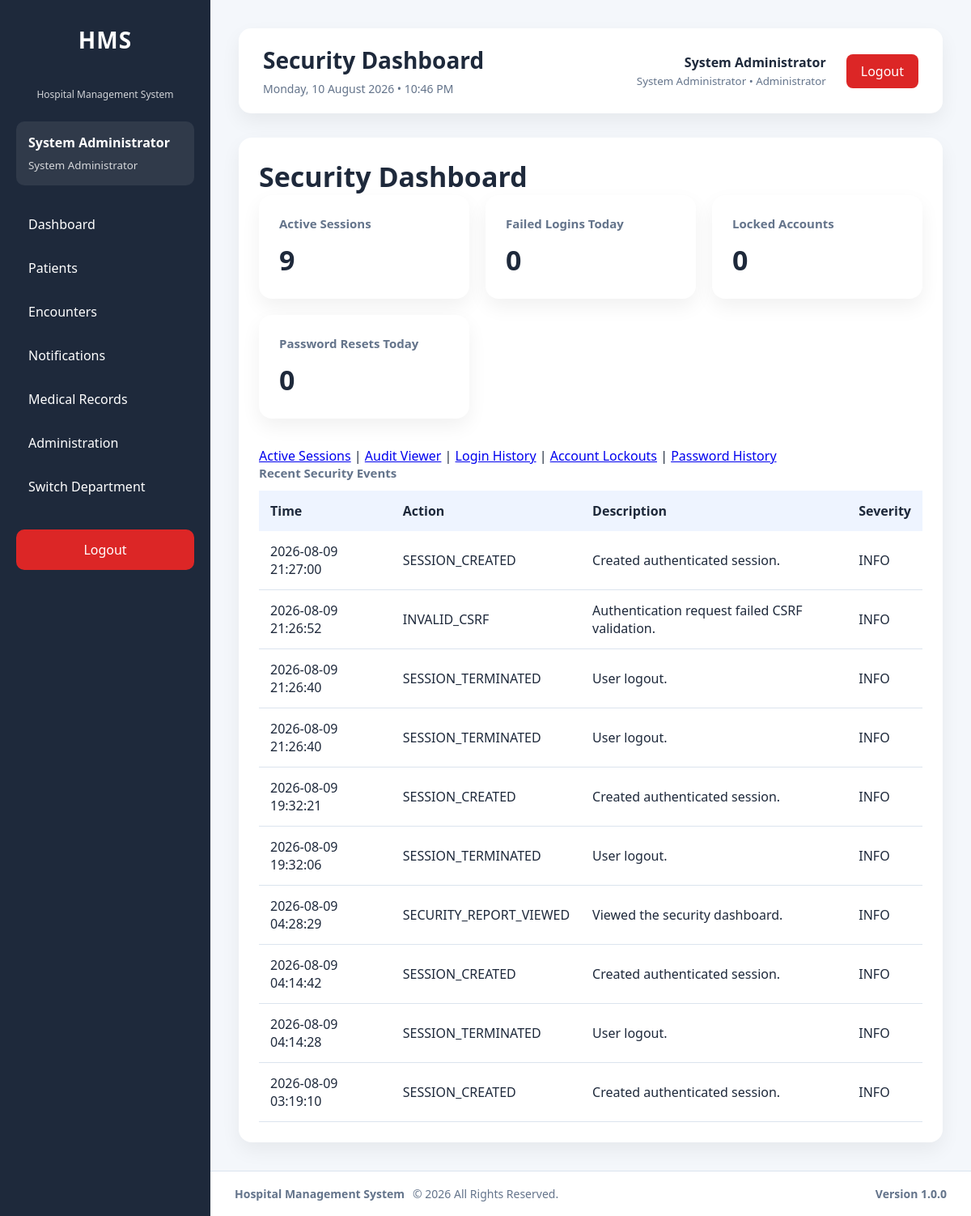
The page /modules/administration/security/dashboard.php (signed in) on the database as committed earlier.
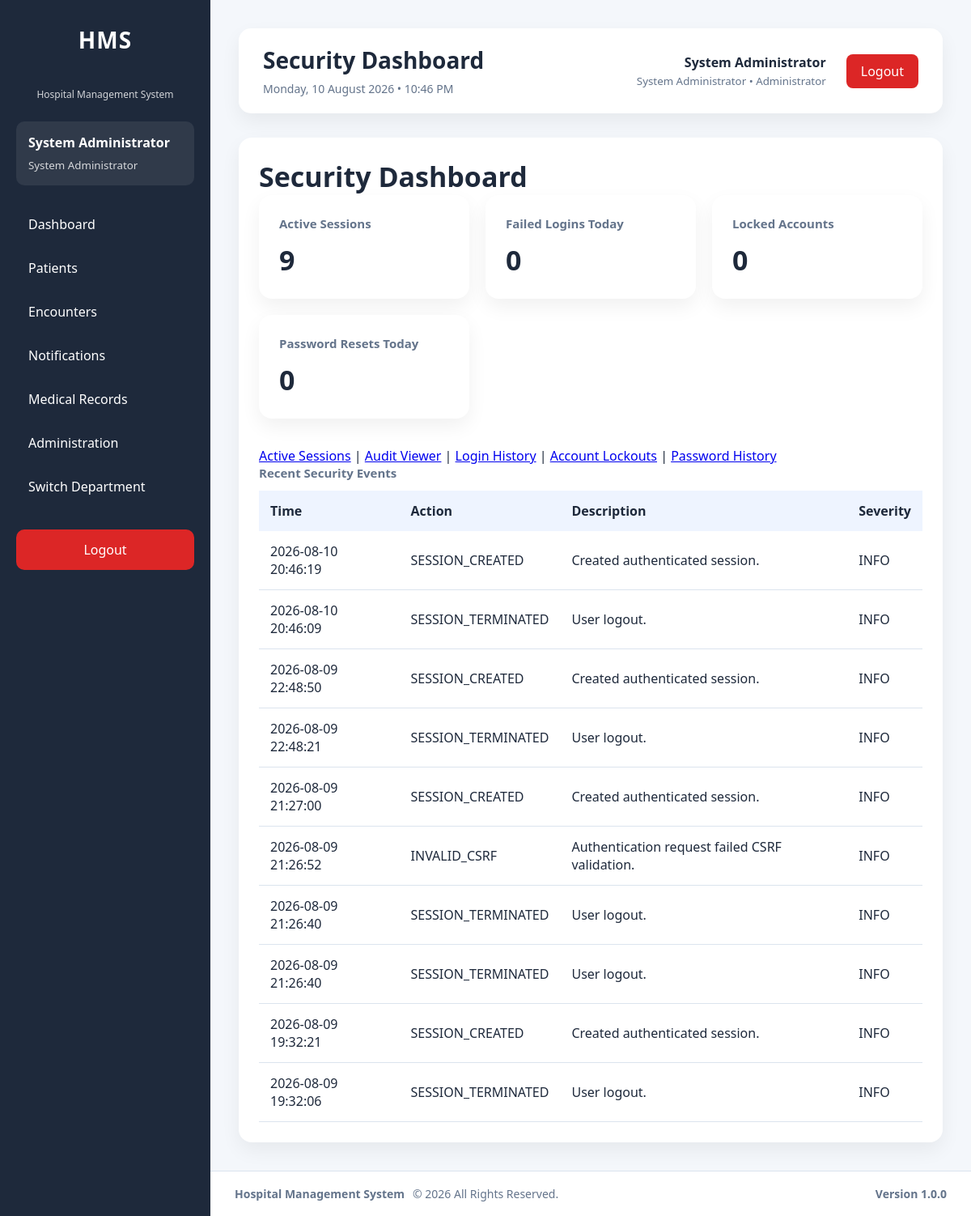
The same page on the database as committed later.
### tables this page shows
CREATE TABLE `audit_logs` (
  `id` int(11) NOT NULL AUTO_INCREMENT,
  `user_id` int(11) DEFAULT NULL,
  `visit_id` int(11) DEFAULT NULL,
  `patient_id` int(11) DEFAULT NULL,
  `module` varchar(100) NOT NULL,
  `action` varchar(100) NOT NULL,
  `description` text DEFAULT NULL,
  `ip_address` varchar(50) DEFAULT NULL,
  `user_agent` varchar(255) DEFAULT NULL,
  `department_id` int(11) DEFAULT NULL,
  `severity` varchar(20) NOT NULL DEFAULT 'INFO',
  `event_type` varchar(100) NOT NULL DEFAULT 'GENERAL',
  `created_at` timestamp NOT NULL DEFAULT current_timestamp(),
  PRIMARY KEY (`id`),
  KEY `idx_audit_user` (`user_id`),
  KEY `idx_audit_visit` (`visit_id`),
  KEY `idx_audit_patient_created` (`patient_id`,`created_at`),
  KEY `idx_audit_module` (`module`),
  KEY `idx_audit_created` (`created_at`),
  KEY `idx_audit_action_created` (`action`,`created_at`),
  KEY `idx_audit_user_created` (`user_id`,`created_at`),
  KEY `idx_audit_ip_created` (`ip_address`,`created_at`),
  KEY `idx_audit_department_created` (`department_id`,`created_at`),
  KEY `idx_audit_module_created` (`module`,`created_at`),
  KEY `idx_audit_event_created` (`event_type`,`created_at`),
  KEY `idx_audit_severity_created` (`severity`,`created_at`),
  KEY `idx_audit_visit_created` (`visit_id`,`created_at`),
  CONSTRAINT `fk_audit_department` FOREIGN KEY (`department_id`) REFERENCES `departments` (`id`) ON DELETE SET NULL ON UPDATE CASCADE,
  CONSTRAINT `fk_audit_patient` FOREIGN KEY (`patient_id`) REFERENCES `patients` (`id`) ON DELETE SET NULL ON UPDATE CASCADE,
  CONSTRAINT `fk_audit_user` FOREIGN KEY (`user_id`) REFERENCES `users` (`id`) ON DELETE SET NULL ON UPDATE CASCADE,
  CONSTRAINT `fk_audit_visit` FOREIGN KEY (`visit_id`) REFERENCES `visits` (`id`) ON DELETE SET NULL ON UPDATE CASCADE
);

### modules/administration/security/bootstrap.php (called while the page is built, shortened)
<?php
require_once __DIR__ . '/../../../config/auth.php';
require_once __DIR__ . '/../../../config/helpers.php';
require_once __DIR__ . '/../../../services/SessionService.php';
require_once __DIR__ . '/../../../services/AuditService.php';
$securityAuditService = new AuditService($pdo);

### services/AuditService.php (called while the page is built, shortened)
<?php
class AuditService
{
    private PDO $db;
    public function __construct(PDO $db)
    {
        $this->db = $db;
    }
    private function getClientIp(): string
    {
        $keys = [
            'HTTP_CLIENT_IP',
            'HTTP_X_FORWARDED_FOR',
            'REMOTE_ADDR'
        ];
        foreach ($keys as $key) {
            if (!empty($_SERVER[$key])) {
                return trim(explode(',', $_SERVER[$key])[0]);
            }
        }
        return 'UNKNOWN';
    }
    public function search(array $filters = [], int $page = 1, int $perPage = 50): array
    {
        $page = max(1, $page);
        $perPage = min(100, max(1, $perPage));
        $where = [];
        $parameters = [];
        if (!empty($filters['module'])) {
            $where[] = 'a.module = :module';
            $parameters[':module'] = $filters['module'];
        }
        $condition = $where ? ' WHERE ' . implode(' AND ', $where) : '';
        $countStmt = $this->db->prepare('SELECT COUNT(*) FROM audit_logs a' . $condition);
        $countStmt->execute($parameters);
        $total = (int)$countStmt->fetchColumn();
        $sql = '
            SELECT a.*, u.first_name, u.last_name, u.username,
                   d.department_name
            FROM audit_logs a
            LEFT JOIN users u ON u.id = a.user_id
            LEFT JOIN departments d ON d.id = a.department_id
        ' . $condition . ' ORDER BY a.created_at DESC, a.id DESC LIMIT :limit OFFSET :offset';
        $stmt = $this->db->prepare($sql);
        foreach ($parameters as $key => $value) {
            $stmt->bindValue($key, $value);
        }
        $stmt->bindValue(':limit', $perPage, PDO::PARAM_INT);
        $stmt->bindValue(':offset', ($page - 1) * $perPage, PDO::PARAM_INT);
        $stmt->execute();
        return [
            'success' => true,
            'data' => $stmt->fetchAll(PDO::FETCH_ASSOC),
            'total' => $total,
            'page' => $page,
            'per_page' => $perPage,
            'errors' => []
        ];
    }
    public function securitySummary(): array
    {
        $queries = [
            'active_sessions' => "SELECT COUNT(*) FROM active_sessions WHERE status = 'Active'",
            'failed_logins_today' => "SELECT COUNT(*) FROM audit_logs WHERE action = 'LOGIN_FAILED' AND created_at >= CURDATE()",
            'locked_accounts' => "SELECT COUNT(*) FROM users WHERE locked_at IS NOT NULL",
            'password_resets_today' => "SELECT COUNT(*) FROM audit_logs WHERE action = 'PASSWORD_RESET' AND created_at >= CURDATE()",
            'security_events_today' => "SELECT COUNT(*) FROM audit_logs WHERE module = 'Security' AND created_at >= CURDATE()"
        ];
        $summary = [];
        foreach ($queries as $key => $sql) {
            $summary[$key] = (int)$this->db->query($sql)->fetchColumn();
        }
        return ['success' => true, 'data' => $summary, 'errors' => []];
    }
}

### config/helpers.php (called while the page is built, shortened)
<?php
function e($value): string
{
    return htmlspecialchars(
        (string)$value,
        ENT_QUOTES,
        'UTF-8'
    );
}

### modules/administration/security/dashboard.php (the view, shortened to what the changed rows need)
<?php
require_once __DIR__ . '/bootstrap.php';
$securityAuditService->log(
    (int)$currentUser['id'],
    null,
    'Security',
    'SECURITY_REPORT_VIEWED',
    'Viewed the security dashboard.',
    $_SESSION['active_department_id'] ?? null,
    'INFO',
    'SECURITY_REPORT_VIEWED'
);
$summary = $securityAuditService->securitySummary()['data'] ?? [];
$recent = $securityAuditService->search(['module' => 'Security'], 1, 10)['data'] ?? [];
require_once __DIR__ . '/../../../layouts/header.php';
require_once __DIR__ . '/../../../layouts/sidebar.php';
?>
<main class="content">
    <?php require_once __DIR__ . '/../../../layouts/navbar.php'; ?>
    <section class="card">
        <h2>Security Dashboard</h2>
        <div class="stats">
            <div class="card"><h3>Active Sessions</h3><h2><?= (int)($summary['active_sessions'] ?? 0) ?></h2></div>
            <div class="card"><h3>Failed Logins Today</h3><h2><?= (int)($summary['failed_logins_today'] ?? 0) ?></h2></div>
            <div class="card"><h3>Locked Accounts</h3><h2><?= (int)($summary['locked_accounts'] ?? 0) ?></h2></div>
            <div class="card"><h3>Password Resets Today</h3><h2><?= (int)($summary['password_resets_today'] ?? 0) ?></h2></div>
        </div>
        <table><thead><tr><th>Time</th><th>Action</th><th>Description</th><th>Severity</th></tr></thead><tbody>
        <?php foreach ($recent as $event): ?><tr><td><?= e($event['created_at']) ?></td><td><?= e($event['action']) ?></td><td><?= e($event['description']) ?></td><td><?= e($event['severity']) ?></td></tr><?php endforeach; ?>
        </tbody></table>
    </section>
</main>
<?php require_once __DIR__ . '/../../../layouts/footer.php'; ?>

Rows that differ between the two databases and show on the page:
no longer on this page (row unchanged): audit_logs: created_at "2026-08-09 04:28:29", action "SECURITY_REPORT_VIEWED", description "Viewed the security dashboard.", severity "INFO"
no longer on this page (row unchanged): audit_logs: created_at "2026-08-09 04:14:42", action "SESSION_CREATED", description "Created authenticated session.", severity "INFO"
no longer on this page (row unchanged): audit_logs: created_at "2026-08-09 04:14:28", action "SESSION_TERMINATED", description "User logout.", severity "INFO"
no longer on this page (row unchanged): audit_logs: created_at "2026-08-09 03:19:10", action "SESSION_CREATED", description "Created authenticated session.", severity "INFO"
added audit_logs: created_at "2026-08-10 20:46:19", action "SESSION_CREATED", description "Created authenticated session.", severity "INFO"
added audit_logs: created_at "2026-08-10 20:46:09", action "SESSION_TERMINATED", description "User logout.", severity "INFO"
added audit_logs: created_at "2026-08-09 22:48:50", action "SESSION_CREATED", description "Created authenticated session.", severity "INFO"
added audit_logs: created_at "2026-08-09 22:48:21", action "SESSION_TERMINATED", description "User logout.", severity "INFO"
